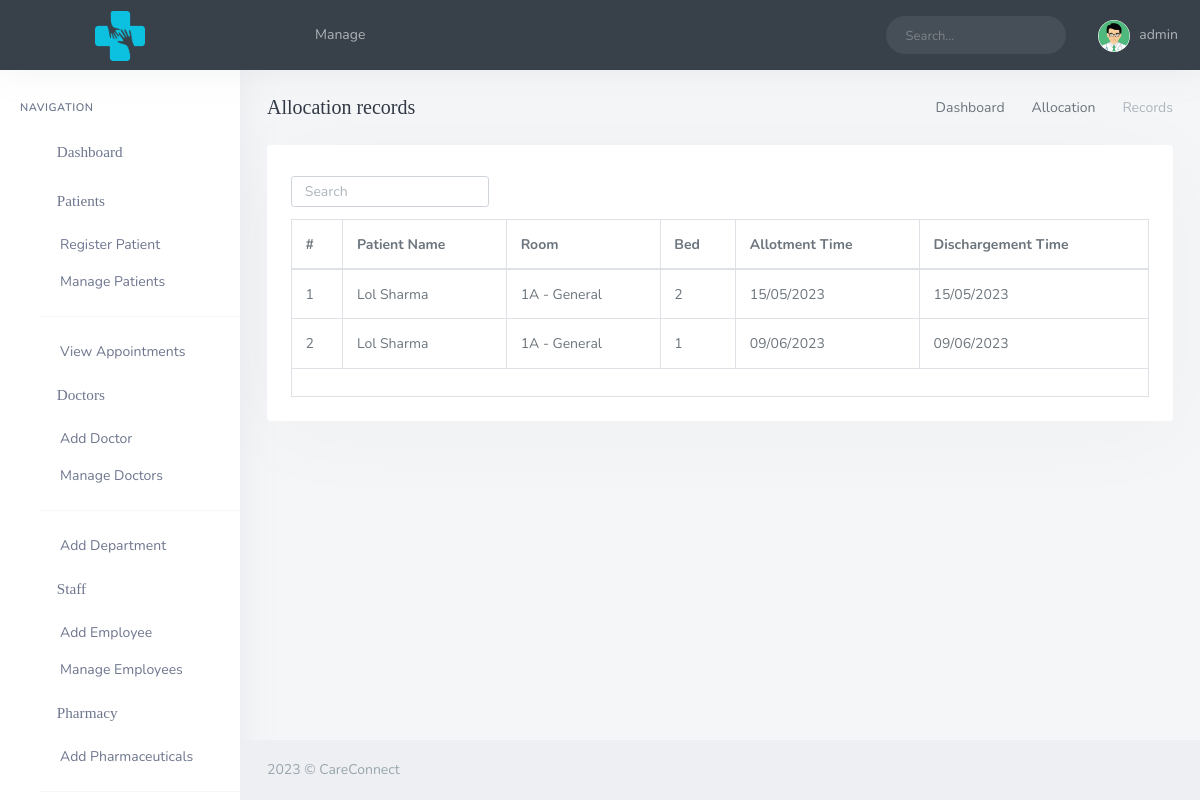
Screenshot of /admin/allocation_records.php (signed in) with the database file from the repository.
### tables this page shows
CREATE TABLE `tbl_bed_allocation` (
  `bdid` int(11) NOT NULL,
  `bedid` int(11) NOT NULL,
  `patientid` int(11) NOT NULL,
  `allotmentTime` varchar(100) NOT NULL,
  `dischargementTime` varchar(100) NOT NULL
);

CREATE TABLE `tbl_patient` (
  `patientid` int(11) NOT NULL,
  `name` varchar(100) NOT NULL,
  `lname` varchar(50) NOT NULL,
  `email` varchar(100) NOT NULL,
  `password` varchar(100) NOT NULL,
  `gender` varchar(20) NOT NULL,
  `dob` date NOT NULL,
  `address` varchar(200) NOT NULL,
  `phone` varchar(20) NOT NULL,
  `bloodgroup` varchar(20) NOT NULL,
  `ptid` int(11) NOT NULL
);

CREATE TABLE `tbl_bed` (
  `bedid` int(11) NOT NULL,
  `bednumber` int(11) NOT NULL,
  `roomid` int(11) NOT NULL,
  `status` int(11) NOT NULL
);

CREATE TABLE `tbl_room` (
  `roomid` int(11) NOT NULL,
  `number` varchar(50) NOT NULL,
  `roomtype` varchar(50) NOT NULL
);

### admin/allocation_records.php (the view, shortened to what this page needs)
<?php
include('assets/inc/config.php');
?>
<!DOCTYPE html>
<html lang="en">
<?php include('assets/inc/head.php'); ?>
<body>
    <div id="wrapper">
        <?php include('assets/inc/nav.php'); ?>
        <?php include("assets/inc/sidebar.php"); ?>
        <div class="content-page">
            <div class="content">
                <div class="container-fluid">
                    <div class="row">
                        <div class="col-12">
                            <div class="page-title-box">
                                <div class="page-title-right">
                                <ol class="breadcrumb m-0">
                                        <li class="breadcrumb-item"><a href="javascript: void(0);">Dashboard</a></li>
                                        <li class="breadcrumb-item"><a href="javascript: void(0);">Allocation</a></li>
                                        <li class="breadcrumb-item active">Records</li>
                                    </ol>
                                </div>
                                <h4 class="page-title">Allocation records</h4>
                            </div>
                        </div>
                    </div>
                    <div class="row">
                        <div class="col-12">
                            <div class="card-box">
                                <div class="mb-2">
                                    <div class="row">
                                        <div class="col-12 text-sm-center form-inline">
                                            <div class="form-group">
                                                <input id="demo-foo-search" type="text" placeholder="Search" class="form-control form-control-sm" autocomplete="on">
                                            </div>
                                        </div>
                                    </div>
                                </div>
                                <div class="table-responsive">
                                    <table id="demo-foo-filtering" class="table table-bordered toggle-circle mb-0" data-page-size="7">
                                        <thead>
                                            <tr>
                                            <th>#</th>
                                                <th data-toggle="true">Patient Name</th>
                                                <th data-hide="phone">Room</th>
                                                <th data-hide="phone">Bed</th>
                                                <th data-hide="phone">Allotment Time</th>
                                                <th data-hide="phone">Dischargement Time</th>
                                            </tr>
                                        </thead>
                                        <?php
                                        $sql1 = "SELECT t.bdid,t.bedid,t.patientid,t.allotmentTime,t.dischargementTime,b.status FROM tbl_bed_allocation t,tbl_bed b where b.bedid=t.bedid";
                                        $result1 = mysqli_query($con, $sql1);
                                        $cnt = 1;
                                        while ($data = mysqli_fetch_array($result1)) {
                                            $bedid = $data['bedid'];
                                            $patientid = $data['patientid'];
                                        ?>
                                            <tr>
                                            <td><?php echo $cnt; ?></td>
                                                <td>
                                                    <?php
                                                    $sql1 = "select * from `tbl_patient` where `patientid`='$patientid'";
                                                    $res1 = mysqli_query($con, $sql1);
                                                    if (mysqli_num_rows($res1)) {
                                                        while ($r = mysqli_fetch_assoc($res1)) {
                                                    ?>
                                                            <?php echo $r['name']; ?> <?php echo $r['lname']; ?>
                                                    <?php
                                                        }
                                                    }
                                                    ?>
                                                </td>
                                                <td>
                                                <?php
                                                    $sql1 = "select b.roomid,r.number,r.roomtype,b.bedid from tbl_room r,tbl_bed b where b.roomid=r.roomid and `bedid`='$bedid'";
                                                    $res1 = mysqli_query($con, $sql1);
                                                    if (mysqli_num_rows($res1)) {
                                                        while ($r = mysqli_fetch_assoc($res1)) {
                                                    ?>
                                                            <?php echo $r['number'];
                                                            echo " - ".$r['roomtype']; ?>
                                                    <?php
                                                        }
                                                    }
                                                    ?>
                                                </td>
                                                <td>
                                                <?php
                                                    $sql1 = "select * from `tbl_bed` where `bedid`='$bedid'";
                                                    $res1 = mysqli_query($con, $sql1);
                                                    if (mysqli_num_rows($res1)) {
                                                        while ($r = mysqli_fetch_assoc($res1)) {
                                                    ?>
                                                            <?php echo $r['bednumber']; ?>
                                                    <?php
                                                        }
                                                    }
                                                    ?>
                                                </td>
                                                <td>
                                                    <?php echo date("d/m/Y", strtotime($data['allotmentTime'])); ?>
                                                </td>
                                                <td>
                                                    <?php
                                                     if($data['dischargementTime']==NULL){
                                                        echo "Not discharged yet!!";
                                                     }else{
                                                     echo date("d/m/Y", strtotime($data['dischargementTime']));
                                                     } ?>
                                                </td>
                                            </tr>
                                        <?php  $cnt = $cnt + 1;
                                        } ?>
                                        <tfoot>
                                            <tr class="active">
                                                <td colspan="8">
                                                </td>
                                            </tr>
                                        </tfoot>
                                    </table>
                                </div>
                            </div>
                        </div>
                    </div>
                </div>
            </div>
            <?php include('assets/inc/footer.php'); ?>
        </div>
    </div>
</body>
</html>

### admin/assets/inc/head.php (shortened to what this page needs)
<head>
        <link href="assets/libs/flatpickr/flatpickr.min.css" rel="stylesheet" type="text/css" />
        <link href="assets/css/bootstrap.min.css" rel="stylesheet" type="text/css" />
        <link href="assets/css/icons.min.css" rel="stylesheet" type="text/css" />
        <link href="assets/css/app.min.css" rel="stylesheet" type="text/css" />
         <link href="assets/libs/ladda/ladda-themeless.min.css" rel="stylesheet" type="text/css" />
        <link href="assets/libs/footable/footable.core.min.css" rel="stylesheet" type="text/css" />
</head>

### admin/assets/inc/nav.php (shortened to what this page needs)
<?php
    $aid=$_SESSION['admin_id'];
    $ret="select * from admin where admin_id=?";
    $stmt= $mysqli->prepare($ret) ;
    $stmt->bind_param('i',$aid);
    $stmt->execute() ;
    $res=$stmt->get_result();
    while($row=$res->fetch_object())
    {
?>
    <div class="navbar-custom">
        <ul class="list-unstyled topnav-menu float-right mb-0">
            <li class="d-none d-sm-block">
                <form class="app-search">
                    <div class="app-search-box">
                        <div class="input-group">
                            <input type="text" class="form-control" placeholder="Search...">
                            <div class="input-group-append">
                                <button class="btn" type="submit">
                                </button>
                            </div>
                        </div>
                    </div>
                </form>
            </li>
            <li class="dropdown notification-list">
                <a class="nav-link dropdown-toggle nav-user mr-0 waves-effect waves-light" data-toggle="dropdown" href="#" role="button" aria-haspopup="false" aria-expanded="false">
                    <img src="assets/images/users/doc-icon.png" alt="dpic" class="rounded-circle">
                    <span class="pro-user-name ml-1">
                        <?php echo $row->uname;?><i class="mdi mdi-chevron-down"></i>
                    </span>
                </a>
            </li>
        </ul>
        <div class="logo-box">
            <a href="#" class="logo text-center">
                <span class="logo-lg">
                    <img src="assets/images/careconnect4.png" alt="" height="50">
                </span>
            </a>
        </div>
        <ul class="list-unstyled topnav-menu topnav-menu-left m-0">
            <li>
                <button class="button-menu-mobile waves-effect waves-light">
                </button>
            </li>
            <li class="dropdown d-none d-lg-block">
                <a class="nav-link dropdown-toggle waves-effect waves-light" data-toggle="dropdown" href="#" role="button" aria-haspopup="false" aria-expanded="false">
                    Manage
                </a>
            </li>
        </ul>
    </div>
<?php }?>

### admin/assets/inc/sidebar.php (shortened to what this page needs)
<div class="left-side-menu">
                <div class="slimscroll-menu">
                    <div id="sidebar-menu">
                        <ul class="metismenu" id="side-menu">
                            <li class="menu-title">Navigation</li>
                            <li>
                                <a href="his_admin_dashboard.php">
                                    <span> Dashboard </span>
                                </a>
                            </li>
                            <li>
                                <a href="javascript: void(0);">
                                    <span> Patients </span>
                                    <span class="menu-arrow"></span>
                                </a>
                                <ul class="nav-second-level" aria-expanded="false">
                                    <li>
                                        <a href="add_patient.php">Register Patient</a>
                                    </li>
                                    <li>
                                        <a href="manage_patients.php">Manage Patients</a>
                                    </li>
                                    <hr>
                                    <li>
                                        <a href="view_appointments.php">View Appointments</a>
                                    </li>
                                </ul>
                            </li>
                            <li>
                                <a href="javascript: void(0);">
                                    <span> Doctors </span>
                                    <span class="menu-arrow"></span>
                                </a>
                                <ul class="nav-second-level" aria-expanded="false">
                                    <li>
                                        <a href="add_doctor.php">Add Doctor</a>
                                    </li>
                                    <li>
                                        <a href="manage_doctors.php">Manage Doctors</a>
                                    </li>
                                    <hr>
                                    <li>
                                        <a href="add_department.php">Add Department</a>
                                    </li>
                                </ul>
                            </li>
                            <li>
                                <a href="javascript: void(0);">
                                    <span> Staff </span>
                                    <span class="menu-arrow"></span>
                                </a>
                                <ul class="nav-second-level" aria-expanded="false">
                                    <li>
                                        <a href="add_staff.php">Add Employee</a>
                                    </li>
                                    <li>
                                        <a href="manage_staff.php">Manage Employees</a>
                                    </li>
                                </ul>
                            </li>
                            <li>
                                <a href="javascript: void(0);">
                                    <span> Pharmacy </span>
                                    <span class="menu-arrow"></span>
                                </a>
                                <ul class="nav-second-level" aria-expanded="false">
                                    <li>
                                        <a href="add_medicine.php">Add Pharmaceuticals</a>
                                    </li>
                                    <hr>
                                </ul>
                            </li>
                        </ul>
                    </div>
                </div>
            </div>

### admin/assets/inc/footer.php
<footer class="footer">
    <div class="container-fluid">
        <div class="row">
            <div class="col-md-12">
                <?php echo date('Y'); ?> &copy; CareConnect</a>
            </div>
        </div>
    </div>
</footer>

### rows the page displays
tbl_bed_allocation: allotmentTime "15/05/2023", dischargementTime "15/05/2023"
tbl_patient: name "Lol", lname "Sharma"
tbl_bed: roomid.number "1A", roomid.roomtype "General", bednumber "2"
tbl_bed_allocation: allotmentTime "09/06/2023", dischargementTime "09/06/2023"
tbl_bed: roomid.number "1A", roomid.roomtype "General", bednumber "1"

### other values shown
$row->uname "admin"
